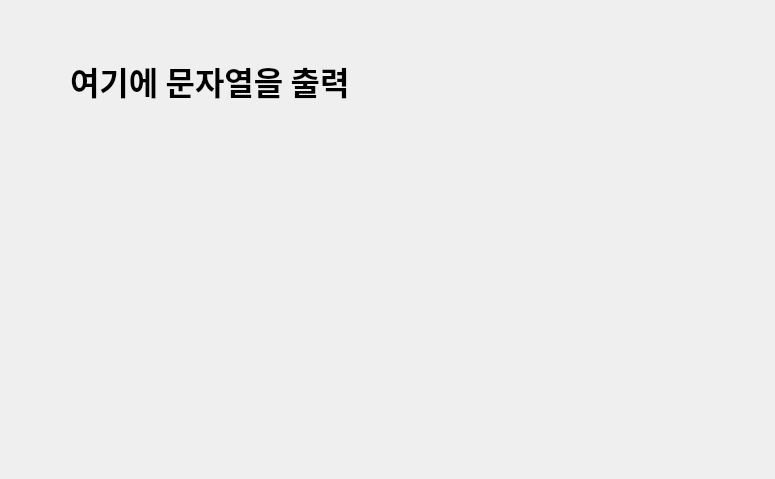
<?xml version="1.0" encoding="UTF-8"?>
<ui version="4.0">
 <class>Dialog</class>
 <widget class="QDialog" name="Dialog">
  <property name="geometry">
   <rect>
    <x>0</x>
    <y>0</y>
    <width>775</width>
    <height>479</height>
   </rect>
  </property>
  <property name="windowTitle">
   <string>Dialog</string>
  </property>
  <widget class="QLabel" name="label">
   <property name="geometry">
    <rect>
     <x>70</x>
     <y>20</y>
     <width>411</width>
     <height>121</height>
    </rect>
   </property>
   <property name="font">
    <font>
     <family>맑은 고딕</family>
     <pointsize>24</pointsize>
     <weight>75</weight>
     <bold>true</bold>
    </font>
   </property>
   <property name="text">
    <string>여기에 문자열을 출력</string>
   </property>
  </widget>
 </widget>
 <resources/>
 <connections/>
</ui>
